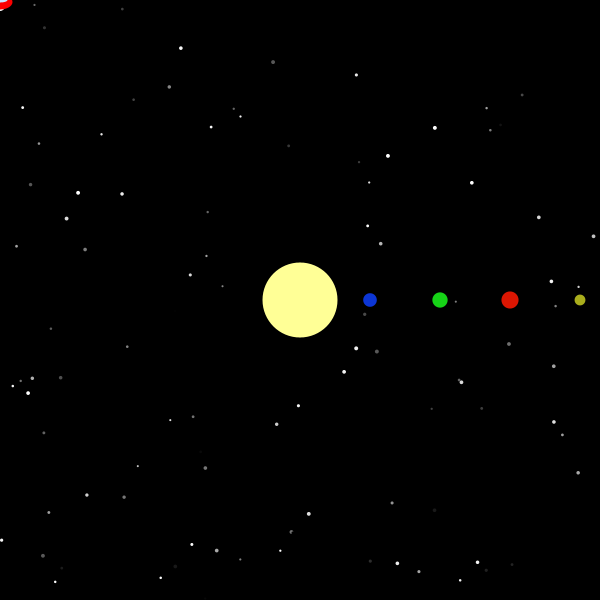
Frame 1 (no input)
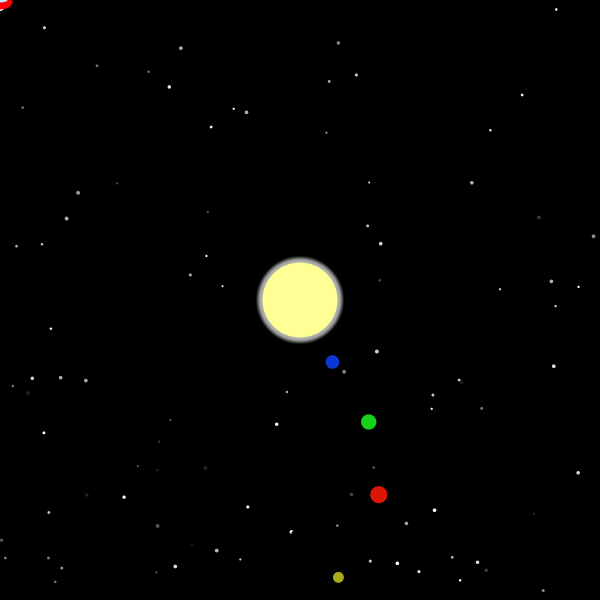
Frame 60 (the mouse pressed at the canvas centre just before this capture)
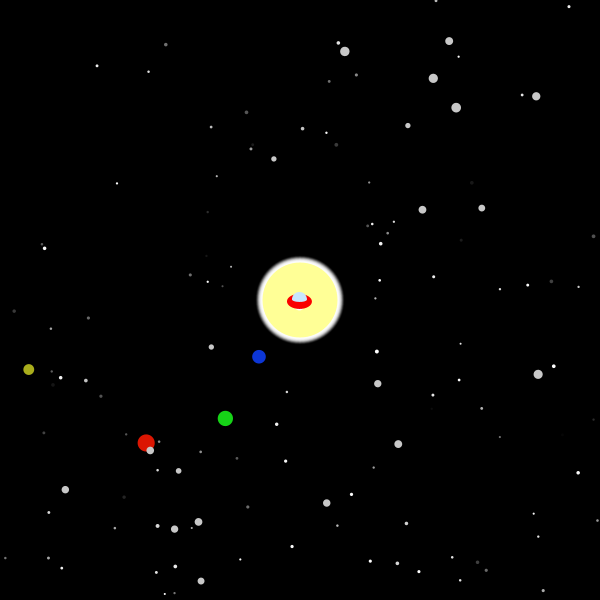
Frame 120 (the mouse held since frame 60 and released just before this capture)

The Processing sketch that drew these frames (run headless with seeded random() and noise(); from frame 60 on, the mouse is pressed at the canvas centre):

// Processing sketch: processing_142720
// ── processing_142720.pde

//Instructions
//click mouse to create a meteor shower

int n=200; //store number of stars
float t, dt; //angle for oscillation of sun brightness
boolean meteorsOn = false; //start with meteor shower turned off
Meteorshower [] meteors = new Meteorshower[20]; //create array with 20 meteors
Star[] stars = new Star[n]; //create array with n=200 stars
Spaceship spaceship = new Spaceship(mouseX, mouseY, 0); //create UFO
Planet[] planets = new Planet[5];//create array with 5 planets

void setup() {
  size (600, 600);
  background(0);
  smooth();
  noStroke();

  //make loop up to length of stars array to create multiple stars
  for (int n=0; n<stars.length; n++) {
    stars[n] = new Star();
  }
  //make loop up to length of planets array to create multiple planets
  //planets are looped every 70 units away from the center of the screen, orbit at random frequencies, have random colors
  for (int i=0; i<planets.length; i++) {
    planets[i] = new Planet(70*i, random(10, 25), 0, random(0.015, 0.025), random(250), random(250), random(250));
  }
}

void draw() {

  background(0);

  //draw and update each star
  for (int n=0; n<stars.length; n++) {
    stars[n].update();
    stars[n].draw();
  }
  
  //draw sun's glow, oscillating brightness of area outside sun and use loop to create gradient for transparency
  //(pt. 2 from assignment)
  for (float s=75; s<100; s++) {
    fill(sin(t)*255, 250*((90-s)/25));
    ellipse(width/2, height/2, s, s);
    dt=radians(0.03);
    t+=dt;
  }

  //draw and update each planet
  //(pt. 3 of assignment) 
  for (int i=0; i<planets.length; i++) {
    planets[i].draw();
    planets[i].update();
  }
  
  //draw the yellow part of the sun 
  fill(255, 255, 150);
  ellipse(width/2, height/2, 75, 75);

  //what to do when the boolean meteorsOn is true (create meteor shower by drawing and updating meteors)
  //(pt. 3 of assignment)
  if (meteorsOn) {
    for (int m=0; m<meteors.length; m++) {
      meteors[m].draw();
      meteors[m].update();
    }
  }

  //draw UFO from spaceship class
  spaceship.draw();
}

//when mouse is pressed, the boolean meteorsOn becomes true and a meteor shower is initialized
//adjust starting points of meteors to compensate for translation under meteor.draw
//meteors have random position from left end of screen, random size, random speed in x direction, travel at a random angle
void mousePressed() {
  meteorsOn = true;
  float a = random(-PI/4, PI/4);
  for (int m=0; m<meteors.length; m++) {
    meteors[m] = new Meteorshower(random(-3*width/4,-width/2), random(-height/2,height/2), random(5, 10), random(5, 10), a);
  }
}

//class describing what stars do
class Star {
  float x, y; //position
  float r; //radius
  float t, dt; //oscillation

  //initialize star at random coordinates, with these radii and frequencies of oscillating brightness
  Star() {
    x=random(width); 
    y=random(height);
    r=random(2, 4);
    t=random(2*PI);
    dt=radians(random(0.1, 2));
  }

  //update the value inside sin() to change brightness between 0 and 255
  //(pt. 2 of assignment) 
  void update () {
    t += dt;
  }

  //draw star
  void draw() {
    fill(255*sin(t));
    ellipse(x, y, r, r);
  }
}

//class describing what meteors do when created
class Meteorshower {
  float x, y; //position
  float r; //radius
  float dx; //speed in x direction
  float a; //angle of rotation

  //initialize meteor
  //(pt. 1 from assignment)
  Meteorshower(float x0, float y0, float r0, float dx0, float a0) {
    x=x0; 
    y=y0; 
    r=r0;
    dx=dx0;
    a=a0;
  }

  //rotate coordinates about center of canvas at a random angle and draw meteor, then return coordinates to normal
  void draw() {
    pushMatrix();
    translate(width/2,height/2);
    rotate(a);
    fill(200);
    ellipse(x, y, r, r);
    popMatrix();
  }

  //update position of meteor
  //(pt. 2 of assignment)
  void update() {
    x+=dx;
  }
}

//class describing planets
class Planet {
  float d; //distance from sun
  float r; //size of planet
  float a; //angle planet makes with horizontal x axis
  float da; //rate of change in angle
  float R; //red
  float G; //green
  float B; //blue

  // initialize planet
  Planet (float d0, float r0, float a0, float da0, float R0, float G0, float B0) {
    d=d0;
    r=r0;
    a=a0;
    da=da0;
    R=R0;
    G=G0;
    B=B0;
  }

  //draw ellipse with these colors and at position that depends on angle a and with size r
  void draw() {
    fill(R, G, B);
    ellipse(width/2+d*cos(a), height/2+d*sin(a), r, r);
  }

  //update angle with respect to horizontal x axis
  //(pt. 2 of assignment)
  void update() {
    a+=da;
  }
}

//class describing what UFO does
class Spaceship {
  float x, y, dx, dy; //position and change in position
  float e = 0.1; //easing towards mouse
  float a; //angle of rotation

  //initialize spaceship
  //(pt. 1 from assignment)
  Spaceship(float x0, float y0, float a0) {
    x=x0;
    y=y0;
    a=a0;
  }

  //draw UFO that eases toward and rotates depending on mouse position
  //(pt. 2 from assignment)
  void draw() {
    dx = (mouseX-x)*e;
    dy = (mouseY-y)*e; 
    x+=dx;
    y+=dy;
    //rotate coordinates about UFO position depending on how far left or right of the mouse the UFO is,
    //then return to normal coordinates
    pushMatrix();
    a = radians(mouseX-x);
    translate(x, y);
    rotate(a);
    fill(255);
    ellipse(0, 6, 10, 10);
    fill(250, 0, 0);
    ellipse(0, 0+2, 25, 15);
    fill(200, 230, 255);
    arc(0, 0, 15, 15, -PI, 0);
    ellipse(0, 0, 15, 5);
    popMatrix();
  }
}
